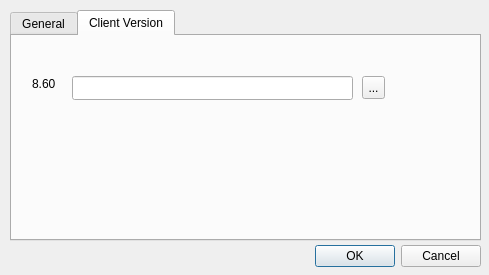
<?xml version="1.0" encoding="UTF-8"?>
<ui version="4.0">
 <class>Preferences</class>
 <widget class="QDialog" name="Preferences">
  <property name="geometry">
   <rect>
    <x>0</x>
    <y>0</y>
    <width>489</width>
    <height>275</height>
   </rect>
  </property>
  <property name="windowTitle">
   <string>Preferences</string>
  </property>
  <widget class="QDialogButtonBox" name="buttonBox">
   <property name="geometry">
    <rect>
     <x>20</x>
     <y>240</y>
     <width>461</width>
     <height>32</height>
    </rect>
   </property>
   <property name="orientation">
    <enum>Qt::Horizontal</enum>
   </property>
   <property name="standardButtons">
    <set>QDialogButtonBox::Cancel|QDialogButtonBox::Ok</set>
   </property>
  </widget>
  <widget class="QTabWidget" name="tabWidget">
   <property name="geometry">
    <rect>
     <x>10</x>
     <y>10</y>
     <width>471</width>
     <height>231</height>
    </rect>
   </property>
   <property name="currentIndex">
    <number>1</number>
   </property>
   <widget class="QWidget" name="tab">
    <attribute name="title">
     <string>General</string>
    </attribute>
   </widget>
   <widget class="QWidget" name="tab_2">
    <attribute name="title">
     <string>Client Version</string>
    </attribute>
    <widget class="QLabel" name="label">
     <property name="geometry">
      <rect>
       <x>20</x>
       <y>40</y>
       <width>49</width>
       <height>16</height>
      </rect>
     </property>
     <property name="text">
      <string>8.60</string>
     </property>
    </widget>
    <widget class="QToolButton" name="toolButton">
     <property name="geometry">
      <rect>
       <x>350</x>
       <y>40</y>
       <width>23</width>
       <height>23</height>
      </rect>
     </property>
     <property name="text">
      <string>...</string>
     </property>
    </widget>
    <widget class="QLineEdit" name="lineEdit">
     <property name="geometry">
      <rect>
       <x>60</x>
       <y>40</y>
       <width>281</width>
       <height>24</height>
      </rect>
     </property>
    </widget>
   </widget>
  </widget>
 </widget>
 <resources/>
 <connections>
  <connection>
   <sender>buttonBox</sender>
   <signal>accepted()</signal>
   <receiver>Preferences</receiver>
   <slot>accept()</slot>
   <hints>
    <hint type="sourcelabel">
     <x>248</x>
     <y>254</y>
    </hint>
    <hint type="destinationlabel">
     <x>157</x>
     <y>274</y>
    </hint>
   </hints>
  </connection>
  <connection>
   <sender>buttonBox</sender>
   <signal>rejected()</signal>
   <receiver>Preferences</receiver>
   <slot>reject()</slot>
   <hints>
    <hint type="sourcelabel">
     <x>316</x>
     <y>260</y>
    </hint>
    <hint type="destinationlabel">
     <x>286</x>
     <y>274</y>
    </hint>
   </hints>
  </connection>
 </connections>
</ui>
